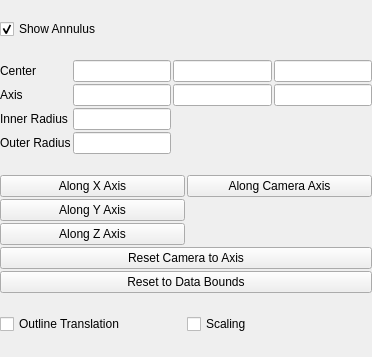
<?xml version="1.0" encoding="UTF-8"?>
<!-- SPDX-FileCopyrightText: Copyright (c) Kitware Inc. -->
<!-- SPDX-License-Identifier: BSD-3-Clause -->

<ui version="4.0">
 <class>AnnulusPropertyWidget</class>
 <widget class="QWidget" name="AnnulusPropertyWidget">
  <property name="geometry">
   <rect>
    <x>0</x>
    <y>0</y>
    <width>372</width>
    <height>357</height>
   </rect>
  </property>
  <property name="windowTitle">
   <string>Form</string>
  </property>
  <layout class="QGridLayout" name="layout1">
   <property name="margin">
    <number>0</number>
   </property>
   <property name="spacing">
    <number>2</number>
   </property>
   <item row="0" column="0" colspan="2">
    <widget class="QCheckBox" name="show3DWidget">
     <property name="toolTip">
      <string>Enable/disable showing the interactive annulus widget in the 3d render view.</string>
     </property>
     <property name="text">
      <string>Show Annulus</string>
     </property>
     <property name="checked">
      <bool>true</bool>
     </property>
    </widget>
   </item>
   <item row="7" column="0" colspan="2">
    <layout class="QGridLayout" name="gridLayout1">
     <property name="spacing">
      <number>2</number>
     </property>
     <item row="0" column="0">
      <widget class="QCheckBox" name="outlineTranslation">
       <property name="toolTip">
        <string>Enable/disable the ability to translate the bounding box by moving it with the mouse.</string>
       </property>
       <property name="text">
        <string>Outline Translation</string>
       </property>
      </widget>
     </item>
     <item row="0" column="1">
      <widget class="QCheckBox" name="scaling">
       <property name="toolTip">
        <string>Enable/disable the ability to scale the widget with the mouse.</string>
       </property>
       <property name="text">
        <string>Scaling</string>
       </property>
      </widget>
     </item>
    </layout>
   </item>
   <item row="5" column="0" colspan="2">
    <layout class="QGridLayout" name="gridLayout2">
     <property name="spacing">
      <number>2</number>
     </property>
     <item row="0" column="2">
      <widget class="pqDoubleLineEdit" name="centerY"/>
     </item>
     <item row="2" column="0">
      <widget class="QLabel" name="innerRadiusLabel">
       <property name="text">
        <string>Inner Radius</string>
       </property>
      </widget>
     </item>
     <item row="3" column="0">
        <widget class="QLabel" name="outerRadiusLabel">
            <property name="text">
                <string>Outer Radius</string>
            </property>
        </widget>
     </item>
     <item row="1" column="2">
      <widget class="pqDoubleLineEdit" name="axisY"/>
     </item>
     <item row="1" column="0">
      <widget class="QLabel" name="axisLabel">
       <property name="text">
        <string>Axis</string>
       </property>
      </widget>
     </item>
     <item row="1" column="1">
      <widget class="pqDoubleLineEdit" name="axisX"/>
     </item>
     <item row="2" column="1">
      <widget class="pqDoubleLineEdit" name="innerRadius"/>
     </item>
     <item row="3" column="1">
        <widget class="pqDoubleLineEdit" name="outerRadius"/>
     </item>
     <item row="1" column="3">
      <widget class="pqDoubleLineEdit" name="axisZ">
       <property name="text">
        <string/>
       </property>
      </widget>
     </item>
     <item row="0" column="0">
      <widget class="QLabel" name="centerLabel">
       <property name="text">
        <string>Center</string>
       </property>
      </widget>
     </item>
     <item row="0" column="1">
      <widget class="pqDoubleLineEdit" name="centerX"/>
     </item>
     <item row="0" column="3">
      <widget class="pqDoubleLineEdit" name="centerZ"/>
     </item>
    </layout>
   </item>
   <item row="6" column="0" colspan="2">
    <layout class="QGridLayout" name="gridLayout3">
     <item row="0" column="0">
      <widget class="QPushButton" name="useXAxis">
       <property name="toolTip">
        <string>Use the X-axis as the annulus's axis.</string>
       </property>
       <property name="text">
        <string>Along X Axis</string>
       </property>
      </widget>
     </item>
     <item row="1" column="0">
      <widget class="QPushButton" name="useYAxis">
       <property name="toolTip">
        <string>Use the Y-axis as the annulus's axis.</string>
       </property>
       <property name="text">
        <string>Along Y Axis</string>
       </property>
      </widget>
     </item>
     <item row="2" column="0">
      <widget class="QPushButton" name="useZAxis">
       <property name="toolTip">
        <string>Use the Z-axis as the annulus's axis.</string>
       </property>
       <property name="text">
        <string>Along Z Axis</string>
       </property>
      </widget>
     </item>
     <item row="0" column="1">
      <widget class="QPushButton" name="useCameraAxis">
       <property name="toolTip">
        <string>Use the camera's view direction as the axis of the annulus.</string>
       </property>
       <property name="text">
        <string>Along Camera Axis</string>
       </property>
      </widget>
     </item>
     <item row="3" column="0" colspan="2">
      <widget class="QPushButton" name="resetCameraToAxis">
       <property name="toolTip">
        <string>Reset the camera to look along the annulus's axis.</string>
       </property>
       <property name="text">
        <string>Reset Camera to Axis</string>
       </property>
      </widget>
     </item>
     <item row="4" column="0" colspan="2">
      <widget class="QPushButton" name="resetBounds">
       <property name="toolTip">
        <string>Reset the annulus's properties based on the data bounds.</string>
       </property>
       <property name="text">
        <string>Reset to Data Bounds</string>
       </property>
      </widget>
     </item>
    </layout>
   </item>
  </layout>
 </widget>
 <customwidgets>
  <customwidget>
   <class>pqDoubleLineEdit</class>
   <extends>QLineEdit</extends>
   <header>pqDoubleLineEdit.h</header>
  </customwidget>
 </customwidgets>
 <tabstops>
  <tabstop>show3DWidget</tabstop>
  <tabstop>centerX</tabstop>
  <tabstop>centerY</tabstop>
  <tabstop>centerZ</tabstop>
  <tabstop>axisX</tabstop>
  <tabstop>axisY</tabstop>
  <tabstop>axisZ</tabstop>
  <tabstop>innerRadius</tabstop>
  <tabstop>outerRadius</tabstop>
  <tabstop>outlineTranslation</tabstop>
  <tabstop>scaling</tabstop>
 </tabstops>
 <resources/>
 <connections/>
</ui>
